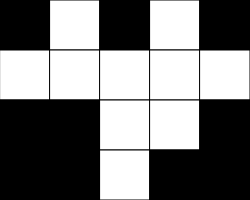
Frame 1 (no input)
Frame 60 (no input): identical to frame 1, image omitted
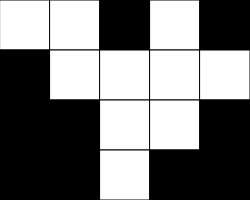
Frame 120 (the mouse pressed at the canvas centre since frame 60)

The p5.js sketch that drew these frames (run headless with seeded random() and noise() and a simulated clock; from frame 60 on, the mouse is pressed at the canvas centre):

// p5.js sketch
// ── sketch.js
// Puzzle Game Starter
// kaveen
// April 23, 2024

let grid =
  [[0, 255, 0, 255, 0],
  [0, 0, 255, 0, 0],
  [0, 255, 255, 0, 255],
  [255, 255, 0, 255, 255]
  ];

let squareSize = 50;
const NUM_ROWS = 4; const NUM_COLS = 5;

let row, col;

function setup() {
  createCanvas(NUM_COLS * squareSize, NUM_ROWS * squareSize);
  randomize();
}

function draw() {
  col = getCurrentX();
  row = getCurrentY(); //print(col, row);
  background(220);
  drawGrid();
  win();
}

function randomize() {
  // once called will randomize the starting board
  for (let y = 0; y < NUM_ROWS; y++) {
    for (let x = 0; x < NUM_COLS; x++) {
      let choice = int(random(0, 2));
      if (choice === 1) {
        grid[y][x] = 0;
      }
      else {
        if (choice === 0) {
          grid[y][x] = 255;
        }
      }

    }

  }
}

function win() {
  let score = 0;
  for (let y = 0; y < NUM_ROWS; y++) {
    for (let x = 0; x < NUM_COLS; x++) {
      if (grid[y][x] === 0) {
        score += 1;
      }
      if (grid[y][x] === 255) {
        score -= 1;
      }


    }
  }

  if (score === 20) {
    console.log("you win");
    fill("white");
    text("you win", width / 2, height / 2);
  }
  else if (score === -20) {
    console.log("you win");
  }
  else console.log("you lose");
}


function mouseCliked() {
  if (keyIsPressed && keyCode === SHIFT) {
    flip(col, row);
  }
}

function mousePressed() {
  //only do something if mouseX/mouseY are on the canvas...

  // always: flip the current tile

  flip(col, row);

  //depends a bit on position

  flip(col, row + 1);
}

function flip(x, y) {
  if (grid[y][x] === 0) grid[y][x] = 255;
  else grid[y][x] = 0;
}

function getCurrentY() {
  //determine current row of mouse, and return
  let constrainY = constrain(mouseY, 0, height - 1);
  return int(constrainY / squareSize);
}

function getCurrentX() {
  //determine the current column of the mouse, and return
  let constrainX = constrain(mouseX, 0, width - 1);
  return int(constrainX / squareSize);
}

function drawGrid() {
  // Read data from our 2D Array (grid), and use the 
  // numbers there to set the color for squares which are
  // arranged in a grid fashion.
  for (let y = 0; y < NUM_ROWS; y++) {
    for (let x = 0; x < NUM_COLS; x++) {
      let fillValue = grid[y][x];
      fill(fillValue);
      //             x:   0 ,   1,     2,    3,     4  
      //squareSize*x:     0     50    100    150    200
      square(x * squareSize, y * squareSize, squareSize);
    }
  }
}
